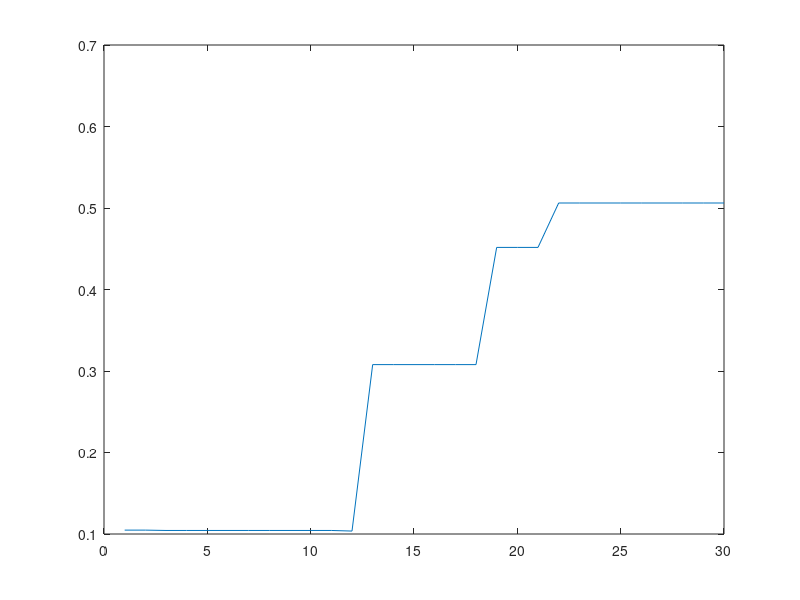

Here is the MATLAB script that generated this plot:
%A = dmlread('sampleExperiment.txt');
%file = fopen('sampleExperiment.txt');
%tline = fgetl(file);
%A= tline(3:end);
%C = strsplit(A,',');
%A=fscanf(file,'%f %f',[7 inf]);
%A=A';
%plot(A);
%s = '[1.5,2.3,4.0,9.1]'

%eval(['x = {' s '}']);
text = fileread('experiment.txt');
eval(['x = [' text ']']);
plot(x);
